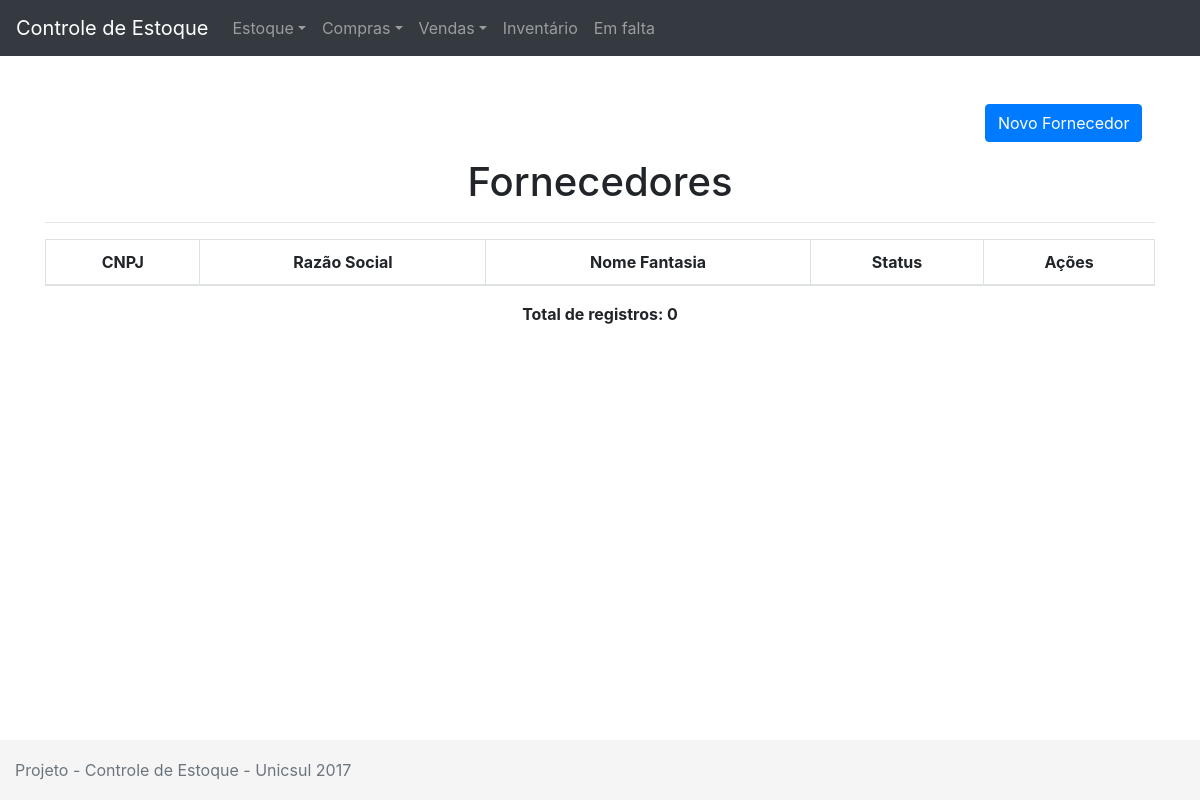
/index.php/fornecedores, run on an earlier commit of the app's database.
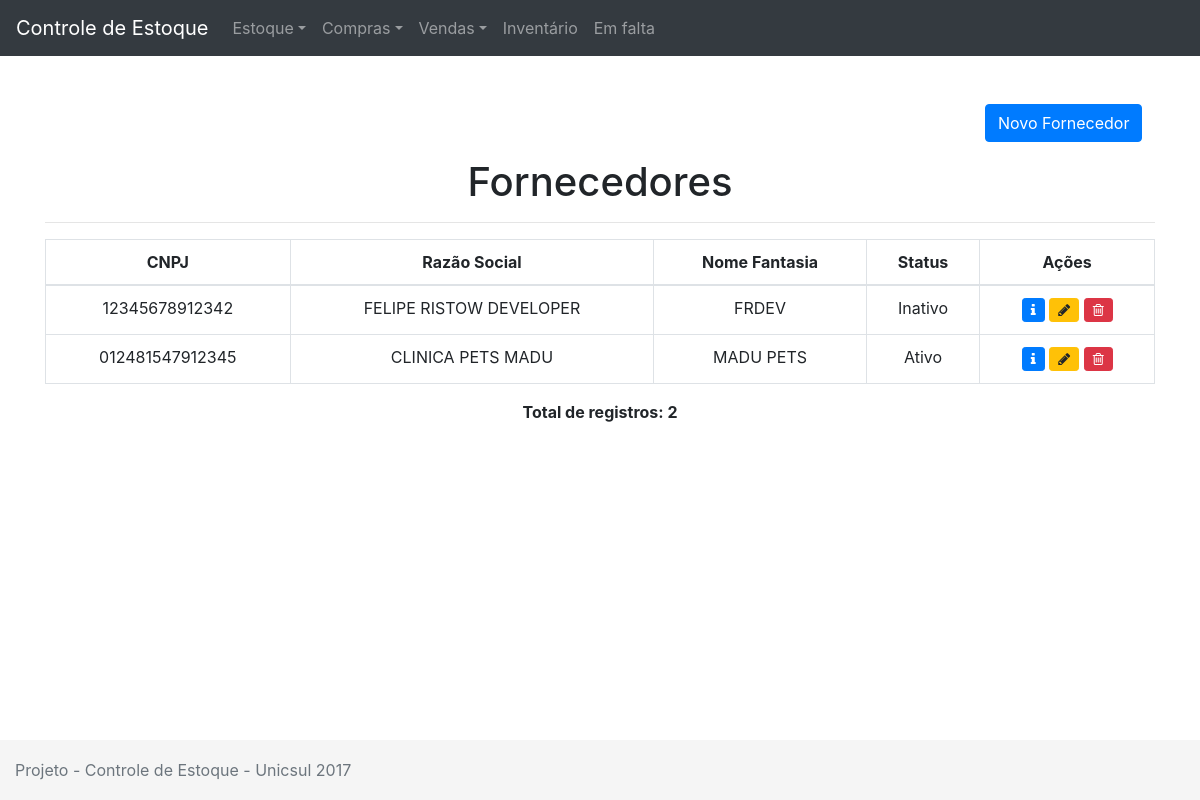
And on a later commit of the database.
### tables this page shows
CREATE TABLE `fornecedores` (
  `id` int(11) NOT NULL,
  `cnpj` varchar(20) NOT NULL,
  `razaosocial` varchar(100) NOT NULL,
  `fantasia` varchar(100) NOT NULL,
  `responsavel` varchar(50) NOT NULL,
  `telefone` varchar(12) NOT NULL,
  `email` varchar(100) NOT NULL,
  `logradouro` varchar(100) NOT NULL,
  `numero` varchar(10) NOT NULL,
  `complemento` varchar(20) NOT NULL,
  `cidade` varchar(50) NOT NULL,
  `uf` varchar(2) NOT NULL,
  `cep` varchar(8) NOT NULL,
  `status` varchar(20) NOT NULL DEFAULT 'Ativo'
);

### application/controllers/Fornecedores.php (called while the page is built, shortened)
<?php
class Fornecedores extends CI_Controller
{
	public function index()
	{
		$this->load->view('menu');
		$this->load->model('fornecedores_model', 'fornecedores');
		$data['fornecedores'] = $this->fornecedores->getFornecedores();
		$this->load->view('listarfornecedores', $data);
		$this->load->view('rodape');
	}
}

### index.php (called while the page is built, shortened)
<?php
require_once BASEPATH.'core/CodeIgniter.php';

### application/models/Fornecedores_model.php (called while the page is built, shortened)
<?php
class Fornecedores_model extends CI_Model
{
	public function getFornecedores()
	{
		$query = $this->db->get('fornecedores');
		return $query->result();
	}
}

### application/views/listarfornecedores.php (the view, shortened to what this page needs)
<br>
<div class="container">
	<br>
	<p class="col-md-2 ml-md-auto">
		<a class="btn btn-primary" data-toggle="collapse" href="#testeCollapse" aria-expanded="false" aria-controls="testeCollapse">Novo Fornecedor</a>
	</p>
	<h1 class='text-center'>Fornecedores</h1>
	<hr>
	<table class="table table-bordered">
		<thead class="table-inverse">
			<tr>
				<td class='text-center'><b>CNPJ</b></td>
				<td class='text-center'><b>Razão Social</b></td>
				<td class='text-center'><b>Nome Fantasia</b></td>
				<td class='text-center'><b>Status</b></td>
				<td class='text-center'><b>Ações</b></td>
			</tr>
		</thead>
		<tbody>
			<?php
			$contador = 0;
			foreach ($fornecedores as $fornecedor): ?>
			<tr>
				<td class='text-center'><?=$fornecedor->cnpj;?></td>
				<td class='text-center'><?=$fornecedor->razaosocial;?></td>
				<td class='text-center'><?=$fornecedor->fantasia;?></td>
				<td class='text-center'><?=$fornecedor->status;?></td>
				<td class='text-center'>
				<a class="btn btn-sm btn-primary" href="<?=base_url('/fornecedores/info/' . $fornecedor->id)?>"><i class="fa fa-info" aria-hidden="true"></i></a>
				<a class="btn btn-sm btn-warning" href="<?=base_url('/fornecedores/editar/' . $fornecedor->id)?>"><i class="fa fa-pencil" aria-hidden="true"></i></a>
				<a class="btn btn-sm btn-danger" href="<?=base_url('/fornecedores/apagar/' . $fornecedor->id)?>"><i class="fa fa-trash-o" aria-hidden="true"></i></a>
				</td>
			</tr>
			<?php $contador++; endforeach;?>
		</tbody>
	</table>
	<p class="text-center"><b>Total de registros: <?=$contador;?></b></p>
</div>

What changed in the data, as far as the page shows it:
added fornecedores: cnpj "12345678912342", razaosocial "FELIPE RISTOW DEVELOPER", fantasia "FRDEV", status "Inativo"
added fornecedores: cnpj "012481547912345", razaosocial "CLINICA PETS MADU", fantasia "MADU PETS", status "Ativo"
Also different on the page:
$contador: "0" → "2"
